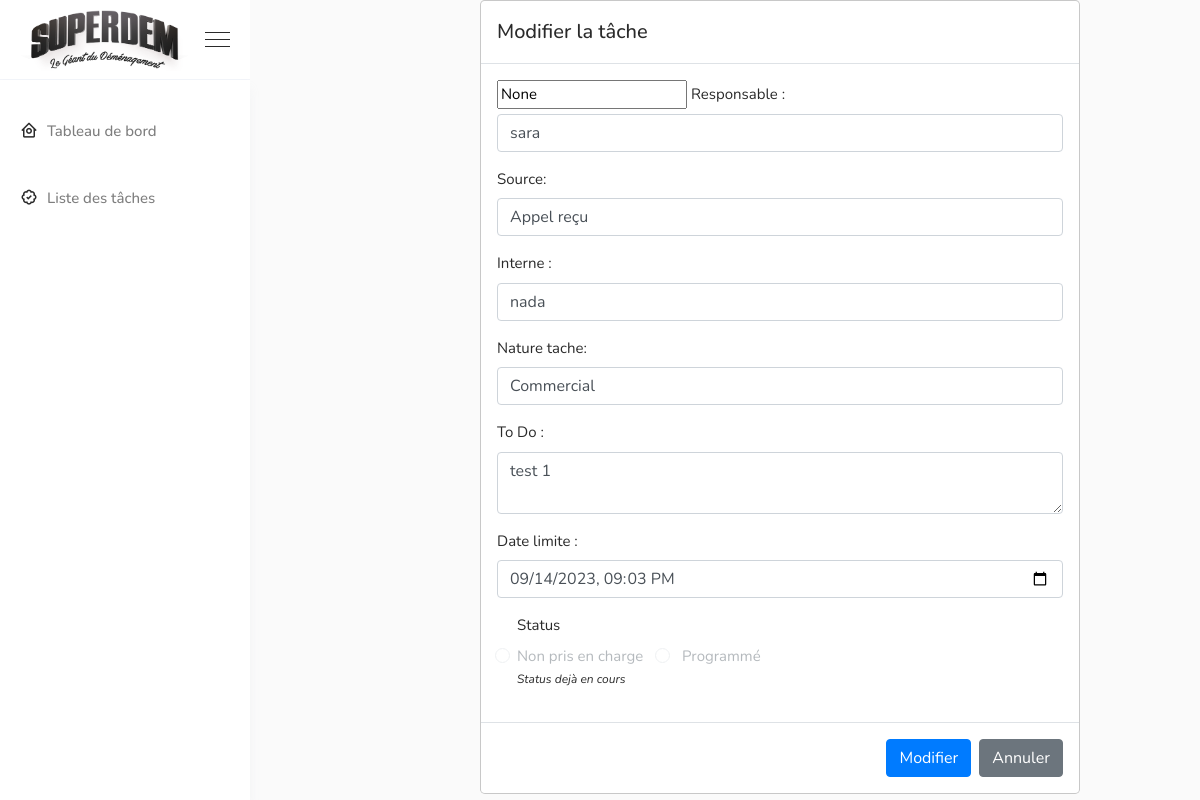
Page /planTaskk/edit/13/1/None (signed in) on the committed database.
### planTaskk/models.py (models this page shows, shortened)
class Todo(models.Model):
    datecreation = models.DateTimeField()
    createur = models.TextField()
    source = models.TextField()
    interne = models.TextField(blank=True)
    responsable = models.TextField()
    nature = models.TextField()
    tache = models.TextField()
    status = models.CharField(max_length=30)
    deadline = models.DateTimeField()
    commentaire = models.TextField(blank=True)

### planTaskk/views.py (the view)
# urls.py: path('edit/<int:task_id>/<int:current_page>/<str:filter_option>', views.edit, name='edit'),
@login_required(login_url='login')
def edit(request,task_id,current_page,filter_option):
    user_profile = UserProfile.objects.get(user=request.user)
    task = Todo.objects.get( id=task_id)
    context = {
        'task' : task,
        'employes' : employes,
        'sources' : sources,
        'natures' : natures,
        'current_page' : current_page,
        'user_profile': user_profile,
        'current_page' : current_page,
        'filter_option' : filter_option
    }
    return render(request, 'edit.html',context)

### planTaskk/Templates/edit.html (shortened to what this page needs)
<!doctype html>
{% load static %}
<html lang="zxx">
<head>
    <link rel="stylesheet" href="https://cdn.jsdelivr.net/npm/sweetalert2@11/dist/sweetalert2.min.css">
    <link href="https://cdn.jsdelivr.net/npm/bootstrap@5.3.1/dist/css/bootstrap.min.css" rel="stylesheet"
>
    <link rel="stylesheet" href="{% static 'css/vendors.min.css' %}" />
    <link rel="stylesheet" href="{% static 'css/style14.css' %}" />
    <link rel="stylesheet" href="{% static 'css/responsive.css' %}" />
</head>
<body>
    <div class="sidemenu-area">
        <div class="sidemenu-header">
            <div class="navbar-brand d-flex align-items-center">
                <img src="{% static 'image/logo-superdem.png'%}" alt="image">
           </div>
            <div class="burger-menu d-none d-lg-block">
                <span class="top-bar"></span>
                <span class="middle-bar"></span>
                <span class="bottom-bar"></span>
            </div>
        </div>
        <div class="sidemenu-body">
            <ul class="sidemenu-nav metisMenu h-100" id="sidemenu-nav" data-simplebar>
                <li class="nav-item">
                    <a href="{% url 'dashboard' %}" class="nav-link" aria-expanded="false">
                        <span class="icon"><i class='bx bx-home-circle'></i></span>
                        <span class="menu-title">Tableau de bord</span>
                    </a>
                </li>
                <li class="nav-item ">
                    <a href="{% url 'TaskList' %}" class="nav-link">
                        <span class="icon"><i class='bx bx-badge-check'></i></span>
                        <span class="menu-title">Liste des tâches</span>
                    </a>
                </li>
        </div>
    </div>
    <div class="main-content d-flex flex-column">
            <div  class="modal-content" style="width:600px;margin-left:200px">
                <div class="modal-header">
                    <h5 class="modal-title" id="exampleModalLabel">Modifier la tâche</h5>
                </div>
                <div class="modal-body">
                    <form name="f2" method="post" action="{% url 'update_task' task.id %}">
                        <div class="form-group">
                            <input type="text" value="{{filter_option}}" name="filter_option" readonly>
                            <label>Responsable :</label>
                            <select name="responsable"  class="form-control">
                            {% for r in employes %}
                                {% if r == task.responsable %}
                                <option value={{r}} selected>{{r}}</option>
                                {% else %}
                                <option value={{r}}>{{r}}</option>
                                {% endif %}
                            {% endfor %}
                            </select>
                        </div>
                        <div class="form-group">
                            <label>Source:</label>
                            <select name="source" id="source" class="form-control">
                              {% for s in sources %}
                              {% if s == task.source %}
                                <option value={{s}} selected>{{s}}</option>
                                {% else %}
                                <option value={{s}}>{{s}}</option>
                                {% endif %}
                              {% endfor %}
                            </select>
                        </div>
                        <div id="interneSelectContainer" {% if task.source == 'interne' %} style="display:block;"{% endif %}>
                            <div class="form-group">
                                <label>Interne :</label>
                                <select name="interne" class="form-control">
                                {% for i in employes %}
                                    {% if i == task.interne %}
                                    <option value={{i}} selected>{{i}}</option>
                                    {% else %}
                                    <option value={{i}}>{{i}}</option>
                                    {% endif %}
                                {% endfor %}
                                </select>
                            </div>
                        </div>
                        <div class="form-group">
                            <label>Nature tache:</label>
                            <select name="nature" class="form-control">
                            {% for n in natures %}
                                {% if n == task.nature %}
                                <option value={{n}} selected>{{n}}</option>
                                {% else %}
                                <option value={{n}}>{{n}}</option>
                                {% endif %}
                            {% endfor %}
                            </select>
                        </div>
                        <div class="form-group">
                            <label>To Do :</label>
                            <textarea class="form-control" name="tache" id="validationTextarea"
                                placeholder="Tache a faire" required>{{task.tache}}</textarea>
                        </div>
                        <div class="form-group ">
                            <label for="deadline">Date limite :</label>
                            <input type="datetime-local" id="deadline" name="deadline" value="{{ task.deadline|date:'Y-m-d\TH:i' }}" class="form-control">
                        </div>
                        <div class="form-group form-check">
                            <label>Status</label><br>
                            {% if task.status == 'Non pris en charge' %}
                            <input type="radio" name="status" value="Non pris en charge" class="form-check-input"
                                id="r1" checked>
                            <label class="form-check-label" for="r1">Non pris en charge</label>
                            <input type="radio" name="status" value="Programmé" class="form-check-input" id="r1" style="position: absolute; left: 180px;">
                            <label class="form-check-label" for="r1" style="position: absolute; left: 185px;">Programmé</label>
                        {% else %}
                        <input type="radio" name="status" value="Non pris en charge" class="form-check-input" disabled id="r1" >
                        <label class="form-check-label" for="r1">Non pris en charge</label>
                    <input type="radio" name="status" value="Programmé" class="form-check-input" id="r1" disabled style="position: absolute; left: 180px;">
                    <label class="form-check-label" for="r1"style="position: absolute; left: 185px;" >Programmé</label>
                     <br><small><i>Status dejà en cours</i></small>
                            {% endif %}
                        </div>
                </div>
                <div class="modal-footer">
                    <button type="submit" class="btn btn-primary">Modifier</button>
                   <a href="{% url 'TaskList' %}?page={{current_page}}&filter={{filter_option}}" ><button type="button" class="btn btn-secondary">Annuler</button></a>
                </div>
            </div>
</body>
</html>

### rows in the picture
Todo: responsable "sara", source "Appel reçu", interne "nada", nature "Commercial", tache "test 1", deadline "09/14/2023 21:03"
